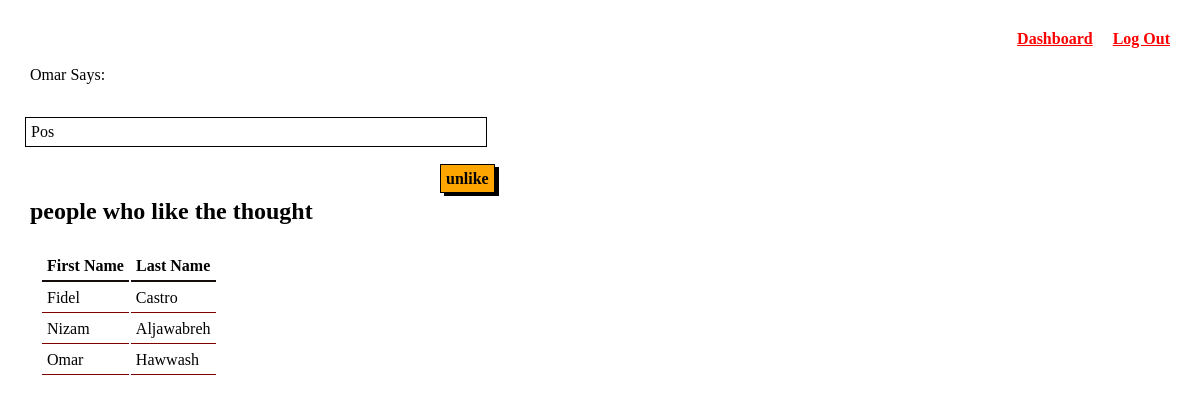
The app's page /thought/5 (signed in) with its own data.
### appLogin/models.py (models this page shows)
class Thought(models.Model):
    post = models.TextField()
    uploadeBy=models.ForeignKey(User, related_name="createdThoughts", on_delete=models.CASCADE)
    likedBy=models.ManyToManyField(User, related_name="likes")
    createdAt = models.DateTimeField(auto_now_add=True)
    updatedAt = models.DateTimeField(auto_now=True)

class User(models.Model):
    fname = models.CharField(max_length=255)
    lname = models.CharField(max_length=255)
    birthDate = models.DateField(null=True)
    email = models.CharField(max_length=255)
    passwd = models.CharField(max_length=255)
    createdAt = models.DateTimeField(auto_now_add=True)
    updatedAt = models.DateTimeField(auto_now=True)
    objects = userManager()

### appLogin/views.py (the view)
# urls.py: path('thought/<int:id>', views.thoughtData),
def thoughtData(request, id):
    if request.session['logedin']:
        thisUsers= User.objects.get(email=request.session['email'])
        thisThought = Thought.objects.get(id=id),
        thisThought = thisThought[0]
        q1 = User.objects.filter(likes=thisThought.id)
        notAllLikers = q1.exclude(createdThoughts=thisThought)
        context={
            'specificThought' : Thought.objects.get(id=id),
            'hisFavs' : Thought.objects.filter(likedBy=thisUsers),
            'likers' : notAllLikers
        }
        return render(request,'specificThought.html', context)

### appLogin/templates/specificThought.html (shortened to what this page needs)
<!DOCTYPE html>
<html lang="en">
<head>
    {% load static %}
    <link rel="stylesheet" href="{% static 'css/style.css' %}">
</head>
<body>
    <a href="/cleanSession" id="tre">Log Out</a>
    <a href="/" id="tre">Dashboard</a>
    <br><br>
    <p>{{specificThought.uploadeBy.fname}} Says:</p> <br>
    <p class="box">{{specificThought.post}}</p> <br>
    {% if specificThought in hisFavs %}
        <a href="/unlikethis/{{specificThought.id}}" class="orangotan"> unlike</a>
    {% else %}
        <a href="/likethis/{{specificThought.id}}" class="greener"> like</a>
    {% endif %}
    <h2>people who like the thought</h2>
    <div class="peopleTable">
        <table>
            <tr>
                <th>First Name</th>
                <th>Last Name</th>
            </tr>
            {% for user in likers %}
            <tr>
                <td>{{ user.fname }}</td>
                <td>{{ user.lname }}</td>
            </tr>
            {% endfor %}
            <tr>
                <td>{{ specificThought.uploadeBy.fname }}</td>
                <td>{{ specificThought.uploadeBy.lname }}</td>
            </tr>
            </table>
    </div>
</body>
</html>

### appLogin/static/css/style.css (style rules this page uses)
* { padding: 5px; margin: 5px; }
a { color: red; font-weight: bold; }
th { border-bottom: 2px solid rgb(21, 12, 12); }
td { border-bottom: 1px solid maroon; }

### appLogin/templates/specificThought.html (style rules this page uses)
#tre { float: right; }
.box { max-width: 450px; max-height: 170px; border: 1px solid black; }
.orangotan { text-decoration: none; margin-left: 420px; max-width: 25px; max-height: 15px; border: 1px solid black; background-color: orange; color: black; box-shadow: 4px 3px black; }

### records on screen
Thought: uploadeBy.fname "Omar", post "Pos", uploadeBy.lname "Hawwash"
User: fname "Fidel", lname "Castro"
User: fname "Nizam", lname "Aljawabreh"
